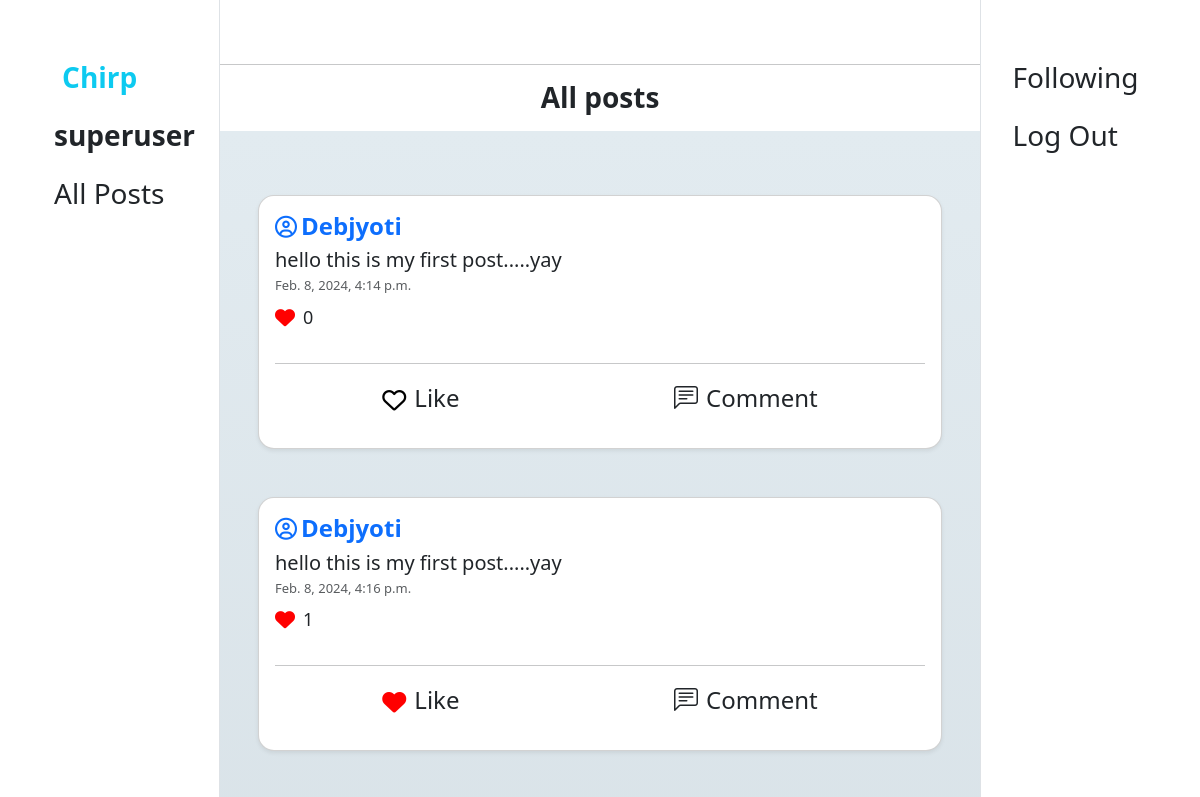
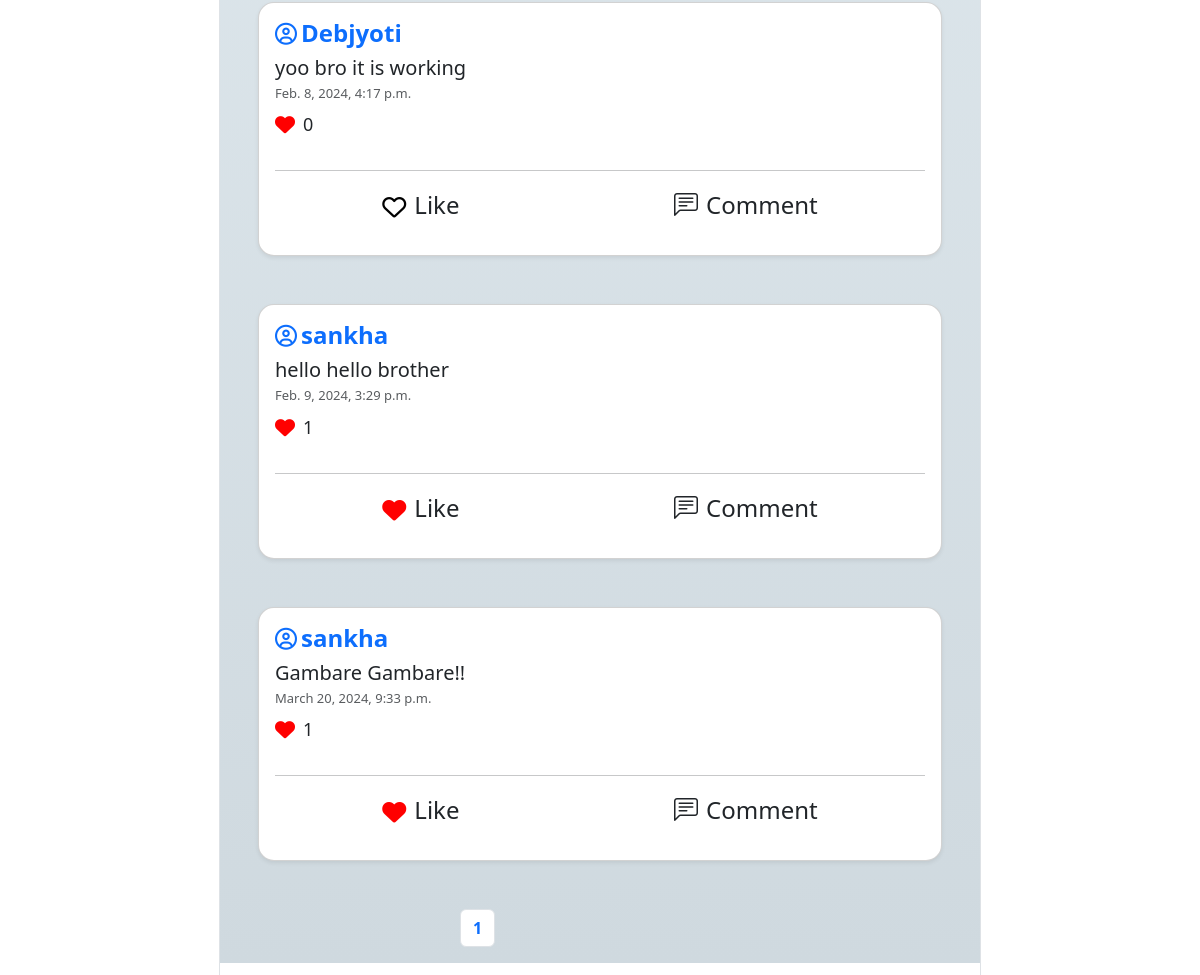
The page /following (signed in) on the database its author committed (2 pictures, top to bottom).
### network/models.py (models this page shows)
class User(AbstractUser, models.Model):
    follower_count = models.IntegerField(default=0)
    following_count = models.IntegerField(default=0)
    follower_list = models.ManyToManyField('User', blank=True, related_name='followers')
    following_list = models.ManyToManyField('User', blank=True, related_name='following')

class Posts(models.Model):
    username = models.ForeignKey('User', null=True, on_delete=models.SET_NULL, related_name='all_posts')
    post_content = models.CharField(max_length=1000)
    creation_time = models.DateTimeField(auto_now_add=True, blank=True, null=True)
    likes = models.IntegerField(default=0)
    liked_by = models.ManyToManyField('User', blank=True, related_name='likes')

### network/views.py (the view)
# urls.py: path("following", views.following_posts, name="following"),
@login_required
def following_posts(request):
    following_accounts = request.user.following_list.all()
    all_posts = []
    for account in following_accounts:
        for post in Posts.objects.filter(username=account):
            all_posts.append(post)
    paginator = Paginator(all_posts, 10)
    page_number = request.GET.get('page')
    page_obj = paginator.get_page(page_number)
    return render(request, "network/index.html", {
        "post_form": "following_pg",
        "all_posts": page_obj,
        "all_comments": Comments.objects.all()
    })

### network/templates/network/index.html (shortened to what this page needs)
{% extends "network/layout.html" %}
{% load static %}
{% block body %}
  <hr>
  <div class="sticky-md-top bg-white mb-3">
    <h3 class="text-center fw-semibold">All posts </h3>
  </div>
  <div class="pt-3" style="background: linear-gradient(to top, #cfd9df 0%, #e2ebf0 100%);">
    {% for post in all_posts %}
    <div class="product-container rounded-4 container-fluid card my-5 shadow-sm p-3" style="width: 90%;">
      <div class="d-flex justify-content-between">
        <a class="d-flex gap-1" href="{% url 'profile' post.username %}" style="text-decoration: none;">
          <i class="fa-regular fa-circle-user mt-1" style="font-size: 22px;"></i>
          <h4 class="fw-bold">{{ post.username }}</h4>
        </a>
      </div>
      <h5 id="post-{{post.id}}">{{ post.post_content }}</h5>
      <p class="card-subtitle mb-2 text-muted" style="font-size: small;">{{ post.creation_time }}</p>
      <div class="d-flex">
        <i class="fa-solid fa-heart mt-1" style="color: red;
        font-size: 20px;"></i>
        <p class="px-2 " id="likecount-{{post.id}}" style="font-size: 18px;">{{ post.likes }}</p>
      </div>
      <hr>
      <div class="d-flex justify-content-around">
        {% if user.is_authenticated %}
        <div id="like-{{post.id}}" class="d-flex" onclick="like_post(id)">
          {% if user in post.liked_by.all %}
            <i class="fa-solid fa-heart mt-2" style="font-size:24px;color:red"></i>
          {% else %}
            <i class="fa-regular fa-heart mt-2" style="font-size:24px;color:black"></i>
          {% endif %}
          <p class="ps-2" style="font-size:24px;">Like</p>
        </div>
        {% endif %}
        <div id="loadcomment-{{post.id}}" class="d-flex" onclick="load_comments(id)">
          <i class="bi bi-chat-left-text" style="font-size: 24px;"></i>
          <p class="ps-2" style="font-size: 24px;">Comment</p>
        </div>
      </div>
    </div>
  {% endfor %}
  <div class="product-container container-fluid" style="width: 25rem;">
    <ul class="pagination px-5">
      <li class="page-item">
          <p class="page-link fw-bold">{{ all_posts.number }}</p>
      </li>
    </ul>
  </div>
  </div>
{% endblock %}

### network/templates/network/layout.html (shortened to what this page needs)
{% load static %}
<!DOCTYPE html>
<html lang="en">
    <head>
        <link rel="stylesheet" href="https://cdn.jsdelivr.net/npm/bootstrap@5.3.2/dist/css/bootstrap.min.css">
        <link rel="stylesheet" href="https://cdn.jsdelivr.net/npm/bootstrap-icons@1.3.0/font/bootstrap-icons.css">
        <link rel="stylesheet" href="https://cdnjs.cloudflare.com/ajax/libs/font-awesome/6.5.1/css/all.min.css">
        <link href="{% static 'network/styles.css' %}" rel="stylesheet">
    </head>
    <body>
        <div class="container">
            <div class="row">
                <div class="col-md-2 pt-5 d-flex justify-content-center border-end bg-white sticky-top">
                    <nav class="navigation-bar">
                        <ul class="navbar-nav d-flex flex-row flex-md-column">
                            <li class="nav-item px-1">
                                <a class="nav-link mx-2 fs-3 text-info fw-bold" href="{% url 'index' %}">Chirp</a>
                            </li>
                        {% if user.is_authenticated %}
                            <li class="nav-item px-1">
                                <a class="nav-link fs-3" href="{% url 'profile' user.username %}"><strong>{{ user.username }}</strong></a>
                            </li>
                        {% endif %}
                            <li class="nav-item px-1">
                                <a class="nav-link fs-3" href="{% url 'index' %}">All Posts</a>
                            </li>
                        </ul>
                      </nav>
                </div>
                <div class="col-md-8 pt-5 px-0">
                    {% block body %}
                    {% endblock %}
                </div>
                <div class="col-md-2 pt-5 d-flex justify-content-center border-start sticky-bottom bg-white sticky-md-none">
                    <nav class="navigation-bar">
                        <ul class="navbar-nav d-flex flex-row flex-md-column justify-sm-content-between">
                        {% if user.is_authenticated %}
                            <li class="nav-item px-1">
                                <a class="nav-link fs-3" href="{% url 'following' %}">Following</a>
                            </li>
                            <li class="nav-item px-1">
                                <a class="nav-link fs-3" href="{% url 'logout' %}">Log Out</a>
                            </li>
                        {% endif %}
                        </ul>
                      </nav>
                </div>
            </div>
        </div>
    </body>
</html>

### network/static/network/styles.css (style rules this page uses)
.navigation-bar { position: relative; }
@media (min-width: 768px) { .navigation-bar { position: fixed; } }

### rows shown on the page
User: username "superuser"
Posts: username "Debjyoti", post_content "hello this is my first post.....yay", creation_time "Feb. 8, 2024, 4:14 p.m.", likes "0"
Posts: username "Debjyoti", post_content "hello this is my first post.....yay", creation_time "Feb. 8, 2024, 4:16 p.m.", likes "1"
Posts: username "Debjyoti", post_content "yoo bro it is working", creation_time "Feb. 8, 2024, 4:17 p.m.", likes "0"
Posts: username "sankha", post_content "hello hello brother", creation_time "Feb. 9, 2024, 3:29 p.m.", likes "1"
Posts: username "sankha", post_content "Gambare Gambare!!", creation_time "March 20, 2024, 9:33 p.m.", likes "1"

### other values the page prints
{{ all_posts.number }} "1"
